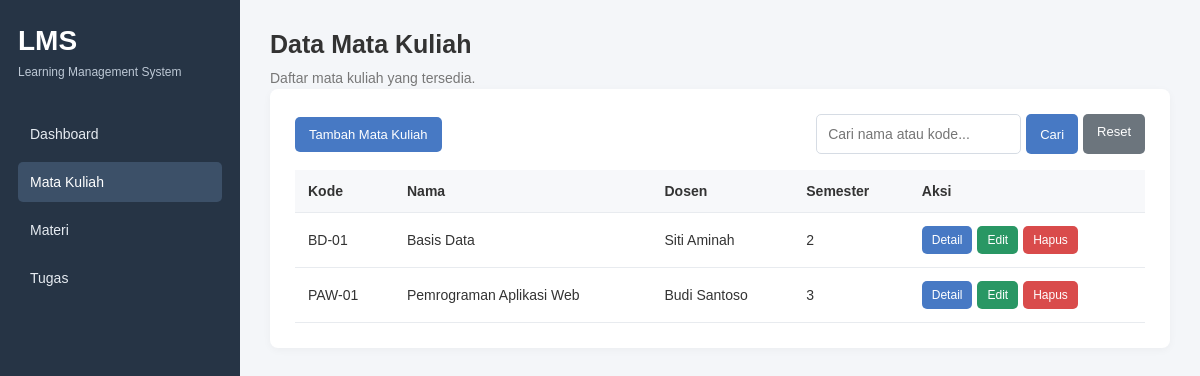
Screenshot of /matakuliah_index.php with the database file from the repository.
### tables this page shows
CREATE TABLE mata_kuliah (
    id INT UNSIGNED AUTO_INCREMENT PRIMARY KEY,
    kode VARCHAR(20) NOT NULL UNIQUE,
    nama VARCHAR(100) NOT NULL,
    dosen VARCHAR(100) NOT NULL,
    semester TINYINT UNSIGNED NOT NULL,
    CHECK (semester BETWEEN 1 AND 14)
);

### matakuliah_index.php (the view, shortened to what this page needs)
<?php
require_once 'koneksi.php';
$cari = trim($_GET['cari'] ?? '');
if ($cari != '') {
    $stmt = $conn->prepare(
        "SELECT * FROM mata_kuliah
         WHERE nama LIKE ? OR kode LIKE ?
         ORDER BY id DESC"
    );
    $keyword = "%$cari%";
    $stmt->bind_param("ss", $keyword, $keyword);
    $stmt->execute();
    $data = $stmt->get_result();
} else {
    $data = $conn->query(
        "SELECT * FROM mata_kuliah ORDER BY id DESC"
    );
}
?>
<!DOCTYPE html>
<html lang="id">
<head>
    <link rel="stylesheet" href="style.css">
</head>
<body>
<div class="app-layout">
    <aside class="sidebar">
        <h2 class="logo">LMS</h2>
        <p class="logo-description">Learning Management System</p>
        <nav class="nav-menu">
            <a href="index.php">Dashboard</a>
            <a href="matakuliah_index.php" class="active">Mata Kuliah</a>
            <a href="materi_index.php">Materi</a>
            <a href="tugas_index.php">Tugas</a>
        </nav>
    </aside>
   <main class="main-content">
    <h1 class="page-title">Data Mata Kuliah</h1>
    <p class="page-description">Daftar mata kuliah yang tersedia.</p>
        <section class="content-card">
<div style="display: flex; justify-content: space-between;
            align-items: center; gap: 10px; flex-wrap: wrap;">
                <a href="matakuliah_tambah.php" class="btn">
                    Tambah Mata Kuliah
                </a>
                <form method="GET" style="display: flex; gap: 5px;">
                    <input type="text" name="cari"
                        class="form-control"
                        placeholder="Cari nama atau kode..."
                        value="<?= htmlspecialchars($cari) ?>">
                    <button type="submit" class="btn">
                        Cari
                    </button>
                    <a href="matakuliah_index.php" class="btn btn-secondary">
                        Reset
                    </a>
                </form>
            </div>
            <br>
            <div class="table-wrapper">
                <table class="data-table">
                    <tr>
                        <th>Kode</th><th>Nama</th><th>Dosen</th><th>Semester</th><th>Aksi</th>
                    </tr>
                    <?php while ($row = $data->fetch_assoc()): ?>
                    <tr>
                        <td><?= htmlspecialchars($row['kode']) ?></td>
                        <td><?= htmlspecialchars($row['nama']) ?></td>
                        <td><?= htmlspecialchars($row['dosen']) ?></td>
                        <td><?= $row['semester'] ?></td>
                        <td>
                        <div style="display: flex; gap: 5px; align-items: center;">
                            <a href="matakuliah_detail.php?id=<?= (int) $row['id'] ?>"
                            class="btn btn-sm">Detail</a>
                            <a href="matakuliah_edit.php?id=<?= (int) $row['id'] ?>"
                            class="btn btn-sm btn-success">Edit</a>
                            <form action="matakuliah_hapus.php" method="POST"
                                onsubmit="return confirm('Yakin ingin menghapus mata kuliah ini?')"
                                style="margin: 0;">
                                <button type="submit" class="btn btn-sm btn-danger">Hapus</button>
                            </form>
                        </div>
                    </td>
                    </tr>
                    <?php endwhile; ?>
                </table>
            </div>
        </section>
    </main>
</div>
</body>
</html>

### style.css (style rules this page uses)
* { margin: 0; padding: 0; box-sizing: border-box; }
body { font-family: Arial, sans-serif; background: #f4f6f9; color: #333; font-size: 14px; }
a { text-decoration: none; color: inherit; }
.app-layout { display: flex; min-height: 100vh; }
.sidebar { width: 240px; background: #263445; color: white; padding: 25px 18px; }
.logo { font-size: 28px; font-weight: bold; }
.logo-description { color: #bdc8d5; font-size: 12px; margin: 8px 0 35px; }
.nav-menu { display: flex; flex-direction: column; gap: 8px; }
.nav-menu a { padding: 12px; border-radius: 5px; color: #e6ebf1; }
.nav-menu a:hover, .nav-menu a.active { background: #3c5068; color: white; }
.main-content { flex: 1; min-width: 0; padding: 30px; }
.page-title { font-size: 25px; margin-bottom: 8px; }
.page-description, .section-description { color: #777; line-height: 1.6; }
.content-card { background: white; padding: 25px; border-radius: 8px; box-shadow: 0 2px 8px #0000000a; margin-bottom: 25px; }
.btn { display: inline-block; border: none; border-radius: 5px; padding: 10px 14px; background: #4779c4; color: white; font-size: 13px; cursor: pointer; text-align: center; }
.btn-secondary { background: #6c757d; }
.btn-success { background: #299764; }
.btn-danger { background: #d94b4b; }
.btn-sm { padding: 7px 10px; font-size: 12px; }
.table-wrapper { width: 100%; overflow-x: auto; }
.data-table { width: 100%; border-collapse: collapse; background: white; }
.data-table th, .data-table td { padding: 13px; border-bottom: 1px solid #e8ebef; text-align: left; vertical-align: middle; }
.data-table th { background: #f7f8fa; font-weight: bold; white-space: nowrap; }
.form-control { width: 100%; padding: 11px; border: 1px solid #d6dce4; border-radius: 5px; font-family: inherit; font-size: 14px; background: white; }

### rows the page displays
mata_kuliah: kode "BD-01", nama "Basis Data", dosen "Siti Aminah", semester "2"
mata_kuliah: kode "PAW-01", nama "Pemrograman Aplikasi Web", dosen "Budi Santoso", semester "3"
